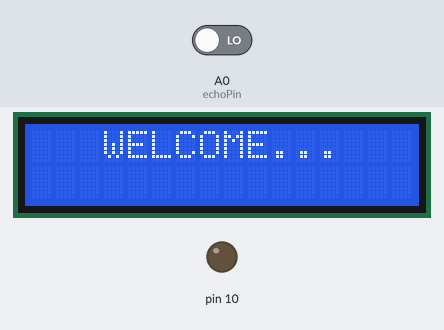
The sketch below on a simulated Arduino Uno, built with avr-gcc and run on an emulated ATmega328P. Shown: 16×2 character LCD, output pins drawn as LEDs (lit = HIGH). The inputs (shaded band) are chosen by the test bench; at power-on: A0 (echoPin) LOW. Pins used as bus, display or sensor lines are not drawn; what the sketch prints to the serial monitor is not drawn.

Above: at 0.1 s.
At 2.1 s:
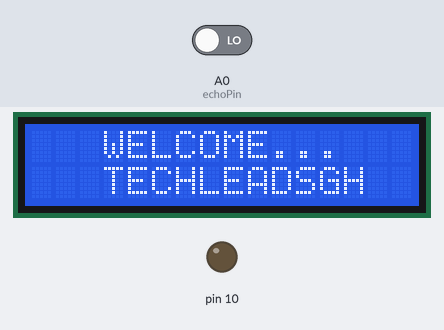

The sketch:

water_level.ino
```cpp
#include <Wire.h>
#include <LiquidCrystal_I2C.h>

const int trigPin = 12;
const int echoPin = A0;
long duration;
int distance;

const int en =2, rw = 1, rs = 0, d4 = 4, d5 = 5,  d6 = 6,  d7 = 7, bl = 3;
const int i2c_addr = 0x3F;
LiquidCrystal_I2C lcd(i2c_addr, en, rw, rs, d4, d5, d6, d7, bl, POSITIVE);

void setup() {

  lcd.begin(16,2);
  pinMode(12,OUTPUT);
  pinMode(A0,INPUT);
  pinMode(10,OUTPUT);
  Serial.begin(9600);

  lcd.setCursor(3,0);
  lcd.print("WELCOME...");
  lcd.setCursor(3,1);
  delay(2000);
  lcd.print("TECHLEADSGH");
  delay(5000);
  lcd.clear();


}

void loop() {
  digitalWrite(12,LOW);
  delay(200);
  digitalWrite(12,HIGH);
  delay(1000);
  digitalWrite(12,LOW);

  duration = pulseIn(A0,HIGH);
  distance= duration*0.034/2;

  Serial.print("Distance: ");
  Serial.println(distance);
}
```

Measured:
- what the display in image 1 shows lasts 5.0 s, from 2.1 s to 7.1 s
